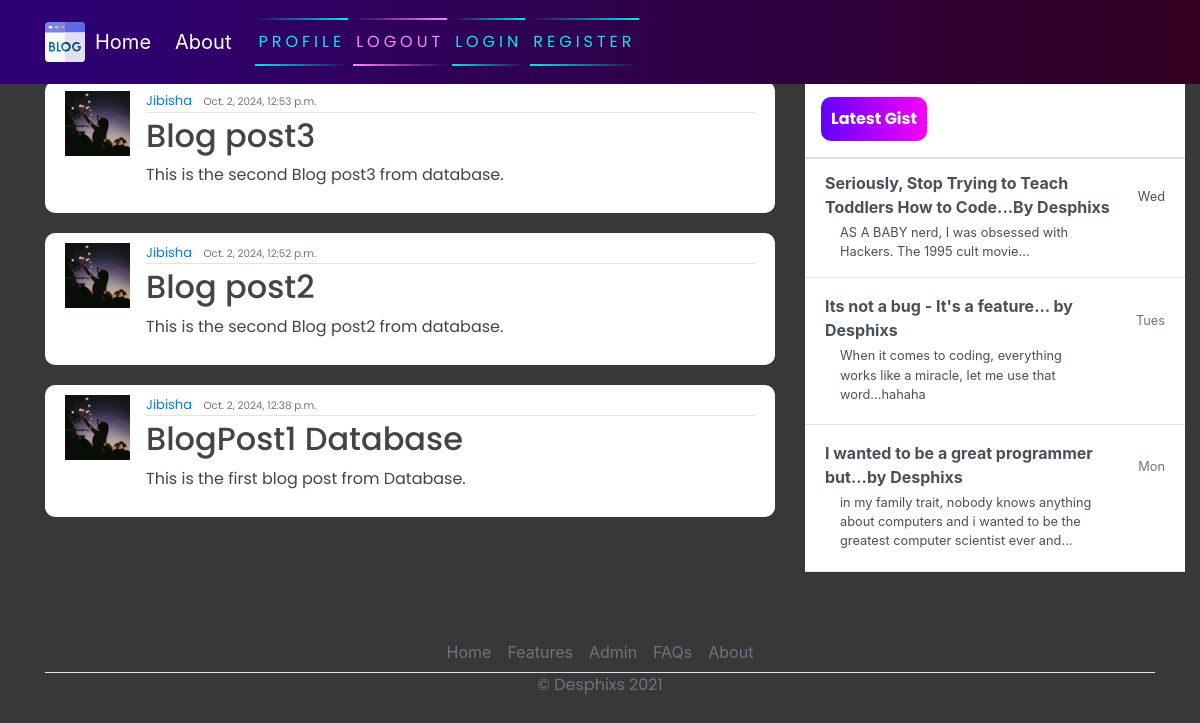
The app's page / (signed in) with its own data.
### blog/models.py (models this page shows, shortened)
class Post(models.Model):
    title = models.CharField(max_length=200)
    content = models.TextField()
    date_posted = models.DateTimeField(default=timezone.now)
    author = models.ForeignKey(User, on_delete=models.CASCADE)

### blog/views.py (the view)
# urls.py: path('', PostListView.as_view(), name="blog-home"),
class PostListView(LoginRequiredMixin, ListView):
    model = Post
    template_name = 'blog/home.html'
    context_object_name = 'posts'
    ordering = ["-date_posted"]

### blog/templates/blog/home.html
{% extends 'blog/base.html' %}
{% block content %}
    {% for posts in posts %}
        <article class="media content-section">
            <img class="rounded-cirlce article-img" src="{{ posts.author.profile.image.url }}" alt="">
            <div class="media-body">
              <div class="article-metadata">
                <a class="mr-2" href="#">{{ posts.author }}</a>
                <small class="text-muted">{{ posts.date_posted }}</small>
              </div>
              <h2><a class="article-title" href="#">{{ posts.title }}</a></h2>
              <p class="article-content">{{ posts.content }}</p>
            </div>
            <br>
          </article>
    {% endfor  %}
{% endblock content %}

### blog/templates/blog/base.html (shortened to what this page needs)
<!DOCTYPE html>
{% load static %}
<html>
<head>
    <link rel="stylesheet" href="https://maxcdn.bootstrapcdn.com/bootstrap/4.0.0/css/bootstrap.min.css">
    <link rel="stylesheet" href="{% static 'blog/main.css' %}">
</head>
<body>
    <header class="site-header">
      <nav class="navbar navbar-expand-md navbar-dark bg-steel fixed-top">
        <div class="container">
            <a class="navbar-brand mr-4" href="{% url 'blog-home' %}">Home</a>
            <a class="navbar-brand mr-4" href="{% url 'blog-about' %}">About</a>
          <div class="collapse navbar-collapse" id="navbarToggle">
            <div class="navbar-nav mr-auto">
                {% if User.is_authenticated %}
              <a class="nav-item nav-link" href="{% url 'blog-home' %}">HOME</a>
              <a class="nav-item nav-link" href="{% url 'blog-about' %}">ABOUT</a>
            </div>
            <div class="navbar-nav">
              <!-- <a class="nav-item nav-link" href="#">Login</a>
              <a class="nav-item nav-link" href="#">Register</a> -->
                <a href="#" id="auth-links">
                <span></span>
                <span></span>
                <span></span>
                <span></span>
                Create Post
            </a>
                <a href="{% url 'logout' %}" id="auth-links">
                <span></span>
                <span></span>
                <span></span>
                <span></span>
                Logout
            </a>
                {% else %}
                <a href="{% url 'profile' %}" id="auth-links">
                <span></span>
                <span></span>
                profile
            </a>
             <a href="{% url 'logout' %}" id="auth-links">
                <span></span>
                <span></span>
                Logout
            </a>
              <a href="{% url 'login' %}" id="auth-links">
                <span></span>
                <span></span>
                Login
            </a>
            <a href="{% url 'register' %}" id="auth-links">
                <span></span>
                <span></span>
                Register
            </a>
                {% endif %}
            </div>
          </div>
        </div>
      </nav>
    </header>
    <main role="main" class="container">
      <div class="row">
          <div class="col-md-8">
          </div>
        <div class="col-md-8">
           {% block content %}{% endblock %}
        </div>
        <div class="col-md-4">
          <div class="content-sectionw">
            <div class="d-flex flex-column align-items-stretch flex-shrink-0 bg-white" style="width: 380px;" style="padding-top: 120px;">
                <a id="list-group" style="text-decoration: none;" href="" class="d-flex align-items-center flex-shrink-0 p-3 link-dark text-decoration-none border-bottom">
                  <span class="fs-5 fw-semibold" id="gist-btn">Latest Gist</span>
                </a>
                <div class="list-group list-group-flush border-bottom scrollarea">
                  <a href="#" class="list-group-item list-group-item-action  lh-tight" aria-current="true">
                    <div class="d-flex w-100 align-items-center justify-content-between">
                      <strong class="mb-1">Seriously, Stop Trying to Teach Toddlers How to Code...By Desphixs
                    </strong>
                      <small>Wed</small>
                    </div>
                    <div class="col-10 mb-1 small">AS A BABY nerd, I was obsessed with Hackers. The 1995 cult movie... </div>
                  </a>
                  <a href="#" class="list-group-item list-group-item-action py-3 lh-tight">
                    <div class="d-flex w-100 align-items-center justify-content-between">
                      <strong class="mb-1">Its not a bug - It's a feature... by Desphixs</strong>
                      <small class="text-muted">Tues</small>
                    </div>
                    <div class="col-10 mb-1 small">When it comes to coding, everything works like a miracle, let me use that word...hahaha</div>
                  </a>
                  <a href="#" class="list-group-item list-group-item-action py-3 lh-tight">
                    <div class="d-flex w-100 align-items-center justify-content-between">
                      <strong class="mb-1">I wanted to be a great programmer but...by Desphixs</strong>
                      <small class="text-muted">Mon</small>
                    </div>
                    <div class="col-10 mb-1 small">in my family trait, nobody knows anything about computers and i wanted to be the greatest computer scientist ever and...</div>
                  </a>
                </div>
              </div>
          </div>
        </div>
      </div>
        <footer class="" >
          <ul class="nav justify-content-center border-bottom"  style="margin-top: 60px;">
            <li class="nav-item"><a href="#" class="nav-link px-2 text-muted">Home</a></li>
            <li class="nav-item"><a href="#" class="nav-link px-2 text-muted">Features</a></li>
            <li class="nav-item"><a href="admin/" class="nav-link px-2 text-muted">Admin</a></li>
            <li class="nav-item"><a href="#" class="nav-link px-2 text-muted">FAQs</a></li>
            <li class="nav-item"><a href="#" class="nav-link px-2 text-muted">About</a></li>
          </ul>
          <p class="text-center text-muted">&copy; Desphixs 2021</p>
        </footer>
    </main>
</body>
</html>

### blog/static/blog/main.css (style rules this page uses)
body { background-color: rgb(56, 56, 56); margin-top: 5rem; background-size: contain; background-repeat: no-repeat; }
h1, h2, h3, h4, h5, h6, p { color: #444444; font-family: 'Poppins', sans-serif; }
ul { margin: 0; }
.bg-steel { background: linear-gradient(270deg, rgb(49, 0, 33) 0%, rgb(46, 0, 119) 100%); }
.content-section { background: #ffffff; padding: 10px 20px; border-radius: 10px; margin-bottom: 20px; }
.article-title { color: #444444; }
.article-content { white-space: pre-line; }
.article-img { height: 65px; width: 65px; margin-right: 16px; }
.article-metadata { font-family: 'Poppins', sans-serif; padding-bottom: 1px; margin-bottom: 4px; font-size: 13px; border-bottom: 1px solid #e3e3e3 }
svg { width: 50px; height: 50px; }
#auth-links { font-family: 'Poppins', sans-serif; position: relative; display: inline-block; padding: 12px 3px; margin: 10px 0; color: #03e9f4; text-decoration: none; text-transform: uppercase; transition: 0.5s; letter-spacing: 4px; overflow: hidden; margin-right: 5px; }
#auth-links:nth-child(2) { filter: hue-rotate(110deg); }
#auth-links span { position: absolute; display: block; }
#auth-links span:nth-child(1) { top: 0; left: 0; width: 100%; height: 2px; background: linear-gradient(90deg,transparent,#03e9f4); animation: animate1 1s linear infinite; }
#auth-links span:nth-child(3) { bottom: 0; right: 0; width: 100%; height: 2px; background: linear-gradient(270deg,transparent,#03e9f4); animation: animate3 1s linear infinite; animation-delay: 0.50s; }
#gist-btn { color: black; background: linear-gradient(270deg, rgb(247, 0, 255) 0%, rgb(98, 0, 255) 100%); padding: 10px; color: white; font-family: 'Poppins', sans-serif; font-weight: bold; border-radius: 10px; }

### records on screen
Post: author "Jibisha", date_posted "Oct. 2, 2024, 12:53 p.m.", title "Blog post3", content "This is the second Blog post3 from database."
Post: author "Jibisha", date_posted "Oct. 2, 2024, 12:52 p.m.", title "Blog post2", content "This is the second Blog post2 from database."
Post: author "Jibisha", date_posted "Oct. 2, 2024, 12:38 p.m.", title "BlogPost1 Database", content "This is the first blog post from Database."
